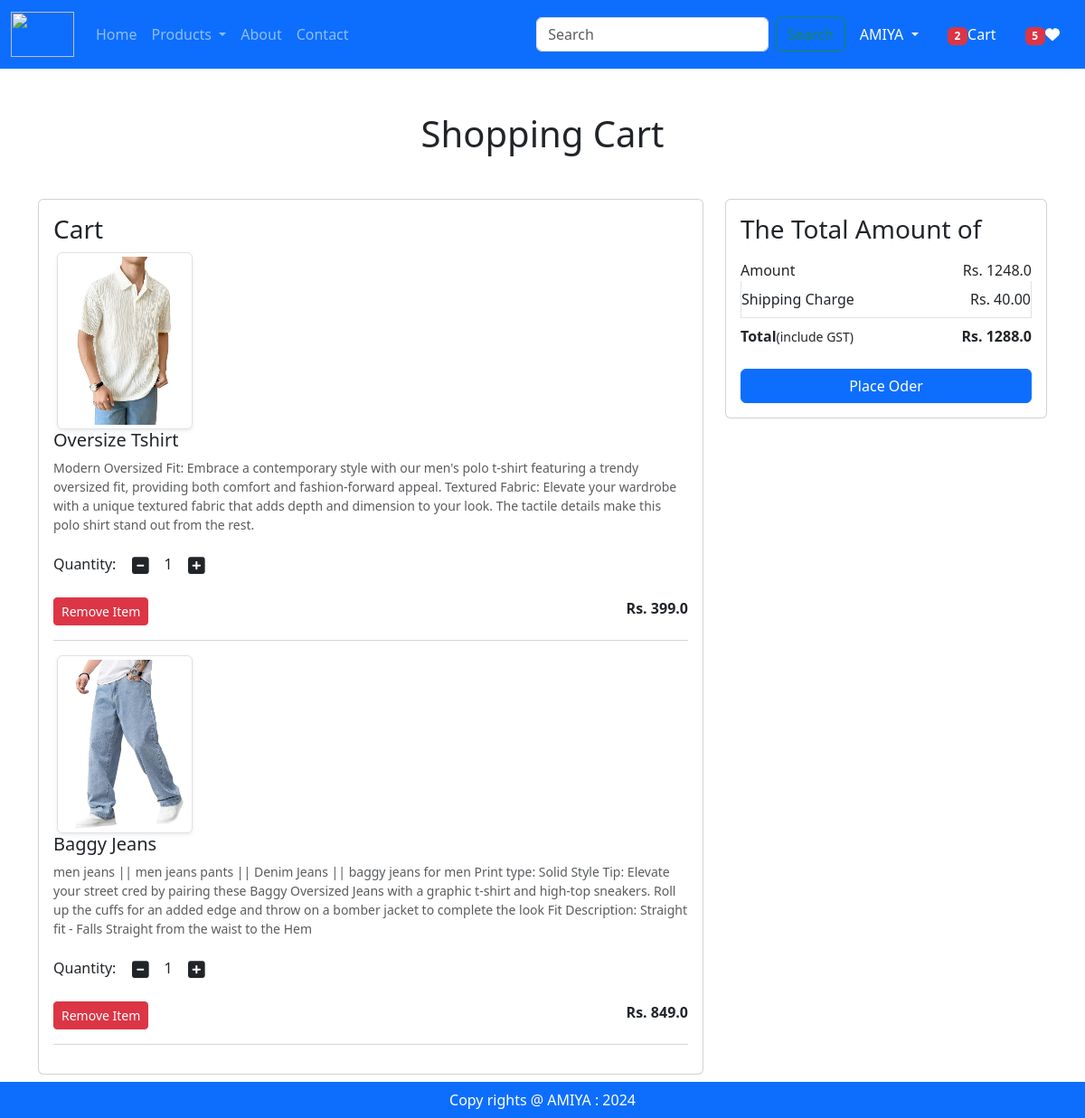
The app's page /cart/ (signed in) with its own data.
### app/models.py (models this page shows, shortened)
class Cart(models.Model):
    user = models.ForeignKey(User,on_delete=models.CASCADE)
    product = models.ForeignKey(Product,on_delete=models.CASCADE)
    quantity = models.PositiveIntegerField(default=1)

class Product(models.Model):
    title = models.CharField(max_length=100)
    selling_price = models.FloatField()
    discounted_price = models.FloatField()
    description = models.TextField()
    composition = models.TextField(default='')
    prodapp = models.TextField(default='')
    category = models.CharField(choices=CATEGORY_CHOICES, max_length=2)
    product_image = models.ImageField(upload_to='product')

### app/views.py (the view)
# urls.py: path('cart/', views.show_cart, name='showcart'),
@login_required
def show_cart(request):
    user = request.user
    cart = Cart.objects.filter(user=user)
    amount = 0
    for p in cart:
        value = p.quantity * p.product.discounted_price
        amount = amount + value
    totalamount = amount + 40
    totalitem = 0
    wishitem = 0
    if request.user.is_authenticated:
        totalitem = len(Cart.objects.filter(user=request.user))
        wishitem = len(Wishlist.objects.filter(user=request.user))
    return render(request,'app/addtocart.html',locals())

### app/templates/app/addtocart.html (shortened to what this page needs)
{% extends "app/base.html" %}
{% load static %}
{% block main-content %}
<div class="container my-5">
    <div class="row">
        {% if cart %}
        <h1 class="text-center mb-5">Shopping Cart</h1>
        <div class="col-sm-8">
            <div class="card">
                <div class="card-body">
                    <h3>Cart</h3>
                    {% for item in cart %}
                        <div class="row">
                            <div class="col-sm-3 text-center align-self-center"><img src="{{item.product.product_image.url}}" alt="" srcset="" class="img-fluid
                                img-thumbnail shadow-sm" height="150" width="150"></div>
                            <div class="sol-sm-9"><div>
                            <h5>{{item.product.title}}</h5>
                            <p class="mb-2 text-muted small">{{item.product.description}}</p>
                            <div class="my-3">
                                <label for="quantity">Quantity:</label>
                                <a class="minus-cart btn" pid={{item.product.id}}><i class="fas fa-minus-square fa-lg"></i></a>
                                <span id="quantity">{{item.quantity}}</span>
                                <a class="plus-cart btn" pid={{item.product.id}}><i class="fas fa-plus-square fa-lg"></i></a>
                            </div>
                            <div class="d-flex justify-content-between">
                                <a href="#" class="remove-cart btn btn-sm btn-danger mr-3" pid={{item.product.id}}>Remove Item</a>
                                <p class="mb-0"><span><strong>Rs. {{item.product.discounted_price}}</strong></span></p>
                            </div>
                        </div>
                    </div>
                </div>
                    <hr class="text-muted">
                    {% endfor %}
            </div>
        </div>
    </div>
    <div class="col-sm-4">
        <div class="card">
            <div class="card-body">
                <h3>The Total Amount of</h3>
                <ul class="list-group">
                    <li class="list-group-item d-flex justify-content-between align-item-center border-0 px-0 pb-0">
                        Amount<span id="amount">Rs. {{amount}}</span>
                    </li>
                    <li class="list-group-item d-flex justify-content-between align-items-center px-0">
                        Shipping Charge<span>Rs. 40.00</span>
                    </li>
                    <li class="list-group-item d-flex justify-content-between align-item-center border-0 px-0 mb-3">
                        <div>
                            <strong>Total</strong><small>(include GST)</small>
                        </div>
                        <span id="totalamount"><strong>Rs. {{totalamount}} </strong></span>
                    </li>
                </ul>
                <div class="d-grid"><a href="{% url "checkout" %}" class="btn btn-primary">Place Oder</a></div>
            </div>
        </div>
    </div>
    {% else %}
        <h1 class="text-center mb-5">Cart is Empty</h1>
    {% endif %}
    </div>
</div>
{% endblock main-content%}

### records on screen
Cart: product.product_image (picture), product "Oversize Tshirt", product.description "Modern Oversized Fit: Embrace a contemporary style with our men's polo t-shirt featuring a trendy oversized fit, providing both comfort and fashion-forward appeal. Textured Fabric: Elevate your wardrobe with a unique textured fabric that adds depth and dimension to your look. The tactile details make this polo shirt stand out from the rest.", quantity "1", product.discounted_price "399.0"
Cart: product.product_image (picture), product "Baggy Jeans", product.description "men jeans || men jeans pants || Denim Jeans || baggy jeans for men Print type: Solid Style Tip: Elevate your street cred by pairing these Baggy Oversized Jeans with a graphic t-shirt and high-top sneakers. Roll up the cuffs for an added edge and throw on a bomber jacket to complete the look Fit Description: Straight fit - Falls Straight from the waist to the Hem", quantity "1", product.discounted_price "849.0"

### other values on screen
{{ totalitem }} "2"
{{ wishitem }} "5"
{{ amount }} "1248.0"
{{ totalamount }} "1288.0"
